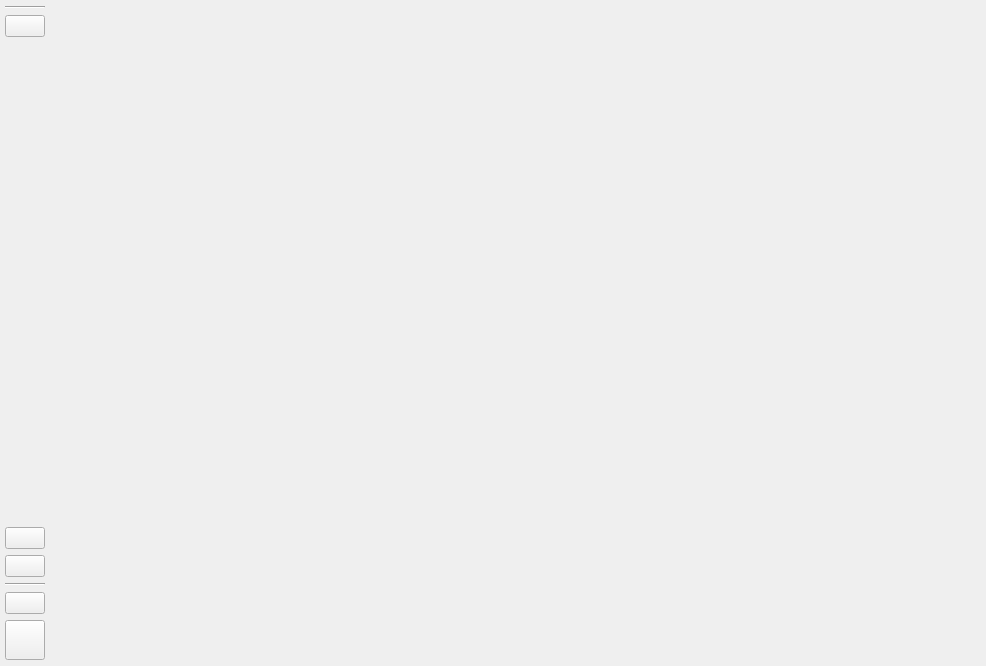
<?xml version="1.0" encoding="UTF-8"?>
<ui version="4.0">
 <class>Home</class>
 <widget class="QWidget" name="Home">
  <property name="geometry">
   <rect>
    <x>0</x>
    <y>0</y>
    <width>986</width>
    <height>666</height>
   </rect>
  </property>
  <property name="windowTitle">
   <string/>
  </property>
  <layout class="QHBoxLayout" name="horizontalLayout">
   <property name="spacing">
    <number>0</number>
   </property>
   <property name="leftMargin">
    <number>0</number>
   </property>
   <property name="topMargin">
    <number>0</number>
   </property>
   <property name="rightMargin">
    <number>0</number>
   </property>
   <property name="bottomMargin">
    <number>0</number>
   </property>
   <item>
    <widget class="QFrame" name="menuUsers">
     <property name="minimumSize">
      <size>
       <width>50</width>
       <height>0</height>
      </size>
     </property>
     <property name="maximumSize">
      <size>
       <width>50</width>
       <height>16777215</height>
      </size>
     </property>
     <property name="frameShape">
      <enum>QFrame::NoFrame</enum>
     </property>
     <property name="frameShadow">
      <enum>QFrame::Raised</enum>
     </property>
     <layout class="QVBoxLayout" name="verticalLayout">
      <property name="leftMargin">
       <number>5</number>
      </property>
      <property name="topMargin">
       <number>6</number>
      </property>
      <property name="rightMargin">
       <number>5</number>
      </property>
      <property name="bottomMargin">
       <number>6</number>
      </property>
      <item>
       <layout class="QVBoxLayout" name="menu">
        <property name="spacing">
         <number>8</number>
        </property>
        <property name="leftMargin">
         <number>0</number>
        </property>
        <property name="rightMargin">
         <number>0</number>
        </property>
       </layout>
      </item>
      <item>
       <widget class="Line" name="line_2">
        <property name="orientation">
         <enum>Qt::Horizontal</enum>
        </property>
       </widget>
      </item>
      <item>
       <widget class="QPushButton" name="btnHomeNewAccount">
        <property name="toolTip">
         <string>New account</string>
        </property>
        <property name="text">
         <string/>
        </property>
       </widget>
      </item>
      <item>
       <spacer name="verticalSpacer">
        <property name="orientation">
         <enum>Qt::Vertical</enum>
        </property>
        <property name="sizeHint" stdset="0">
         <size>
          <width>20</width>
          <height>40</height>
         </size>
        </property>
       </spacer>
      </item>
      <item>
       <widget class="QPushButton" name="btnHomeNewChatPhone">
        <property name="toolTip">
         <string>New chat at phone number</string>
        </property>
        <property name="text">
         <string/>
        </property>
       </widget>
      </item>
      <item>
       <widget class="QPushButton" name="btnHomeNewChat">
        <property name="toolTip">
         <string>New chat</string>
        </property>
        <property name="text">
         <string/>
        </property>
       </widget>
      </item>
      <item>
       <widget class="Line" name="line">
        <property name="orientation">
         <enum>Qt::Horizontal</enum>
        </property>
       </widget>
      </item>
      <item>
       <widget class="QPushButton" name="btnHomeSetting">
        <property name="toolTip">
         <string>Settings</string>
        </property>
        <property name="text">
         <string/>
        </property>
       </widget>
      </item>
      <item>
       <widget class="QPushButton" name="btnHomePerfil">
        <property name="sizePolicy">
         <sizepolicy hsizetype="Preferred" vsizetype="Preferred">
          <horstretch>0</horstretch>
          <verstretch>0</verstretch>
         </sizepolicy>
        </property>
        <property name="minimumSize">
         <size>
          <width>0</width>
          <height>40</height>
         </size>
        </property>
        <property name="toolTip">
         <string>Perfil</string>
        </property>
        <property name="text">
         <string/>
        </property>
        <property name="flat">
         <bool>false</bool>
        </property>
       </widget>
      </item>
     </layout>
     <zorder>btnHomeSetting</zorder>
     <zorder>btnHomePerfil</zorder>
     <zorder>line</zorder>
     <zorder>btnHomeNewChat</zorder>
     <zorder>line_2</zorder>
     <zorder>btnHomeNewAccount</zorder>
     <zorder>btnHomeNewChatPhone</zorder>
    </widget>
   </item>
   <item>
    <widget class="QStackedWidget" name="userStacked"/>
   </item>
  </layout>
 </widget>
 <resources/>
 <connections/>
</ui>
